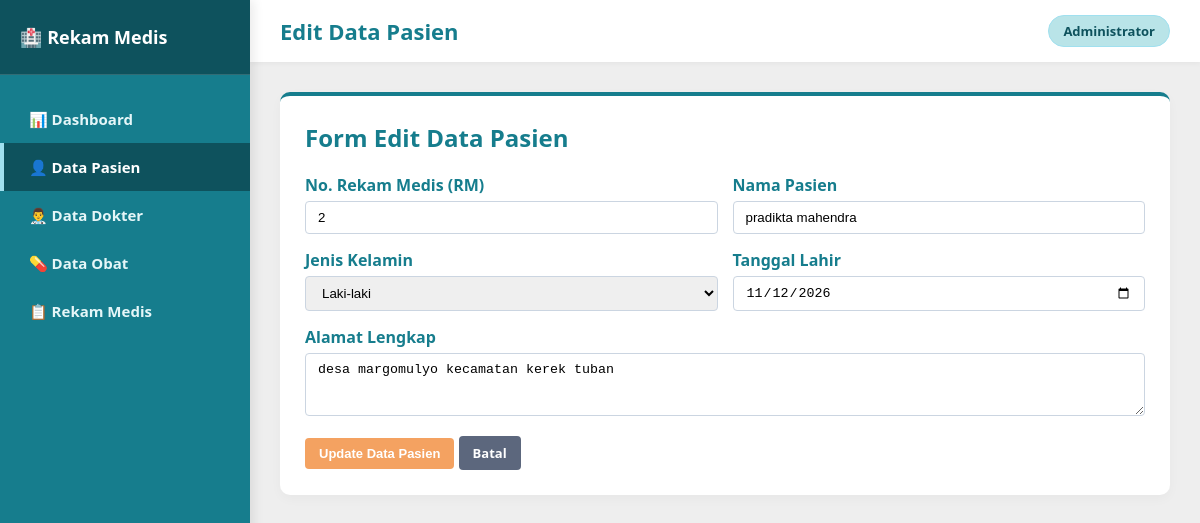
The app's page /rekam_medis/rekam_medis/pasien/edit.php?id=3 with its own data.
### tables this page shows
CREATE TABLE `pasien` (
  `id_pasien` int(11) NOT NULL,
  `no_rm` varchar(20) NOT NULL,
  `nama_pasien` varchar(100) NOT NULL,
  `jenis_kelamin` enum('L','P') NOT NULL,
  `tanggal_lahir` date NOT NULL,
  `alamat` text NOT NULL
);

### rekam_medis/rekam_medis/pasien/edit.php (the view, shortened to what this page needs)
<?php
include '../koneksi.php';
$id = $_GET['id'];
$query = mysqli_query($conn, "SELECT * FROM pasien WHERE id_pasien='$id'");
$d = mysqli_fetch_assoc($query);
?>
<!DOCTYPE html>
<html lang="id">
<head>
    <link rel="stylesheet" href="../style.css">
</head>
<body>
    <aside class="sidebar">
        <div class="sidebar-header">
            <h2>🏥 Rekam Medis</h2>
        </div>
        <ul class="sidebar-menu">
            <li><a href="../index.php">📊 Dashboard</a></li>
            <li><a href="index.php" class="active">👤 Data Pasien</a></li>
            <li><a href="../dokter/index.php">👨‍⚕️ Data Dokter</a></li>
            <li><a href="../obat/index.php">💊 Data Obat</a></li>
            <li><a href="../rekam_medis/index.php">📋 Rekam Medis</a></li>
        </ul>
    </aside>
    <main class="main-content">
        <div class="top-bar">
            <h1>Edit Data Pasien</h1>
            <span class="user-badge">Administrator</span>
        </div>
        <div class="card">
            <h2>Form Edit Data Pasien</h2>
            <form action="" method="POST">
                <div class="form-row">
                    <div class="form-group">
                        <label>No. Rekam Medis (RM)</label>
                        <input type="text" name="no_rm" value="<?= $d['no_rm'] ?>" required>
                    </div>
                    <div class="form-group">
                        <label>Nama Pasien</label>
                        <input type="text" name="nama_pasien" value="<?= $d['nama_pasien'] ?>" required>
                    </div>
                </div>
                <div class="form-row">
                    <div class="form-group">
                        <label>Jenis Kelamin</label>
                        <select name="jenis_kelamin" required>
                            <option value="L" <?= $d['jenis_kelamin'] == 'L' ? 'selected' : '' ?>>Laki-laki</option>
                        </select>
                    </div>
                    <div class="form-group">
                        <label>Tanggal Lahir</label>
                        <input type="date" name="tanggal_lahir" value="<?= $d['tanggal_lahir'] ?>" required>
                    </div>
                </div>
                <div class="form-row">
                    <div class="form-group">
                        <label>Alamat Lengkap</label>
                        <textarea name="alamat" rows="3" required><?= $d['alamat'] ?></textarea>
                    </div>
                </div>
                <div class="form-actions">
                    <button type="submit" name="update" class="btn btn-warning">Update Data Pasien</button>
                    <a href="index.php" class="btn btn-secondary">Batal</a>
                </div>
            </form>
        </div>
    </main>
</body>
</html>

### rekam_medis/rekam_medis/style.css (style rules this page uses)
:root { --primary: #167D8D; --primary-dark: #0E525D; --secondary: #A0E0EF; --accent-light: #B9E4E8; --light-bg: #EEEEEE; --card-bg: #ffffff; --text-color: #2b2d42; --danger: #e63946; --warning: #f4a261; --sidebar-width: 250px; }
* { box-sizing: border-box; }
body { font-family: 'Segoe UI', Tahoma, Geneva, Verdana, sans-serif; background-color: var(--light-bg); color: var(--text-color); margin: 0; padding: 0; display: flex; min-height: 100vh; }
.sidebar { width: var(--sidebar-width); background-color: var(--primary); color: white; position: fixed; top: 0; bottom: 0; left: 0; display: flex; flex-direction: column; box-shadow: 4px 0 10px rgba(0,0,0,0.08); z-index: 100; }
.sidebar-header { padding: 25px 20px; background-color: var(--primary-dark); border-bottom: 1px solid rgba(255,255,255,0.15); }
.sidebar-header h2 { margin: 0; font-size: 18px; color: #ffffff; display: flex; align-items: center; gap: 10px; }
.sidebar-menu { list-style: none; padding: 20px 0; margin: 0; }
.sidebar-menu li a { display: flex; align-items: center; gap: 12px; padding: 14px 25px; color: #e5f6f8; text-decoration: none; font-weight: 600; font-size: 15px; transition: all 0.3s ease; border-left: 4px solid transparent; }
.sidebar-menu li a:hover, .sidebar-menu li a.active { background-color: var(--primary-dark); color: #ffffff; border-left-color: var(--secondary); }
.main-content { margin-left: var(--sidebar-width); flex: 1; padding: 30px; }
.top-bar { background: white; padding: 15px 30px; margin: -30px -30px 30px -30px; box-shadow: 0 2px 5px rgba(0,0,0,0.04); display: flex; justify-content: space-between; align-items: center; }
.top-bar h1 { margin: 0; font-size: 22px; color: var(--primary); }
.user-badge { background: var(--accent-light); color: var(--primary-dark); padding: 6px 14px; border-radius: 20px; font-weight: 600; font-size: 13px; border: 1px solid var(--secondary); }
.card { background: var(--card-bg); padding: 25px; border-radius: 10px; box-shadow: 0 4px 12px rgba(0,0,0,0.03); margin-bottom: 25px; border-top: 4px solid var(--primary); }
.card h2 { margin-top: 0; color: var(--primary); }
.btn { display: inline-block; padding: 8px 14px; background-color: var(--primary); color: white; border: none; border-radius: 4px; cursor: pointer; text-decoration: none; font-size: 13px; font-weight: 600; transition: 0.2s; }
.btn-warning { background-color: var(--warning); color: #ffffff; }
.btn-secondary { background-color: #5c677d; }
.form-group { margin-bottom: 15px; }
.form-group label { display: block; margin-bottom: 5px; font-weight: 600; color: var(--primary); }
.form-group input, .form-group select, .form-group textarea { width: 100%; padding: 8px 12px; border: 1px solid #cbd5e1; border-radius: 4px; box-sizing: border-box; }
.form-row { display: flex; gap: 15px; }
.form-row .form-group { flex: 1; }

### records on screen
pasien: no_rm "2", nama_pasien "pradikta mahendra", jenis_kelamin "Laki-laki", tanggal_lahir "11/12/2026", alamat "desa margomulyo kecamatan kerek tuban"
